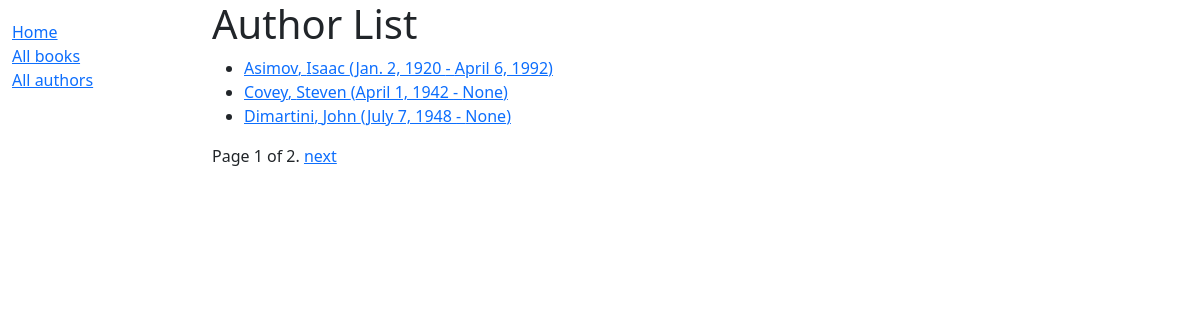
Screenshot of /catalog/authors/ with the database file from the repository.
### catalog/models.py (models this page shows, shortened)
class Author(models.Model):
    first_name = models.CharField(max_length=100)
    last_name = models.CharField(max_length=100)
    date_of_birth = models.DateField(null=True, blank=True)
    date_of_death = models.DateField('Died', null=True, blank=True)
    class Meta:
        ordering = ['last_name', 'first_name']
    def get_absolute_url(self):
        return reverse('author-detail', args=[str(self.id)])

### catalog/views.py (the view)
# urls.py: path('authors/', views.AuthorListView.as_view(), name='authors'),
class AuthorListView(generic.ListView):
    model = Author
    paginate_by = 3

### catalog/templates/catalog/author_list.html
{% extends "base_generic.html" %}
{% block content %}
  <h1>Author List</h1>
  {% if author_list %}
  <ul>
    {% for author in author_list %}
      <li>
        <a href="{{ author.get_absolute_url }}">{{author.last_name}}, {{ author.first_name }} ({{ author.date_of_birth }} - {{ author.date_of_death }})</a>
      </li>
    {% endfor %}
  </ul>
  {% else %}
    <p>There are no authors in the library.</p>
  {% endif %}
{% endblock %}

### catalog/templates/base_generic.html (shortened to what this page needs)
<!DOCTYPE html>
<html lang="en">
<head>
    <link href="https://cdn.jsdelivr.net/npm/bootstrap@5.1.3/dist/css/bootstrap.min.css" rel="stylesheet"
>
    {% load static %}
    <link rel="stylesheet" href="{% static 'css/styles.css' %}">
</head>
<body>
<div class="container-fluid">
    <div class="row">
        <div class="col-sm-2">
            {% block sidebar %}
                <ul class="sidebar-nav">
                    <li><a href="{% url 'index' %}">Home</a></li>
                    <li><a href="{% url 'books' %}">All books</a></li>
                    <li><a href="{% url 'authors' %}">All authors</a></li>
                </ul>
            {% endblock %}
        </div>
        <div class="col-sm-10 ">{% block content %}{% endblock %}
            {% block pagination %}
                {% if is_paginated %}
                    <div class="pagination">
            <span class="page-links">
                <span class="page-current">
                    Page {{ page_obj.number }} of {{ page_obj.paginator.num_pages }}.
                </span>
                {% if page_obj.has_next %}
                    <a href="{{ request.path }}?page={{ page_obj.next_page_number }}">next</a>
                {% endif %}
            </span>
                    </div>
                {% endif %}
            {% endblock %}
        </div>
    </div>
</div>
</body>
</html>

### catalog/static/css/styles.css (style rules this page uses)
.sidebar-nav { margin-top: 20px; padding: 0; list-style: none; }

### rows the page displays
Author: last_name "Asimov", first_name "Isaac", date_of_birth "Jan. 2, 1920", date_of_death "April 6, 1992"
Author: last_name "Covey", first_name "Steven", date_of_birth "April 1, 1942", date_of_death "None"
Author: last_name "Dimartini", first_name "John", date_of_birth "July 7, 1948", date_of_death "None"

### other values shown
{{ page_obj.number }} "1"
{{ page_obj.paginator.num_pages }} "2"
